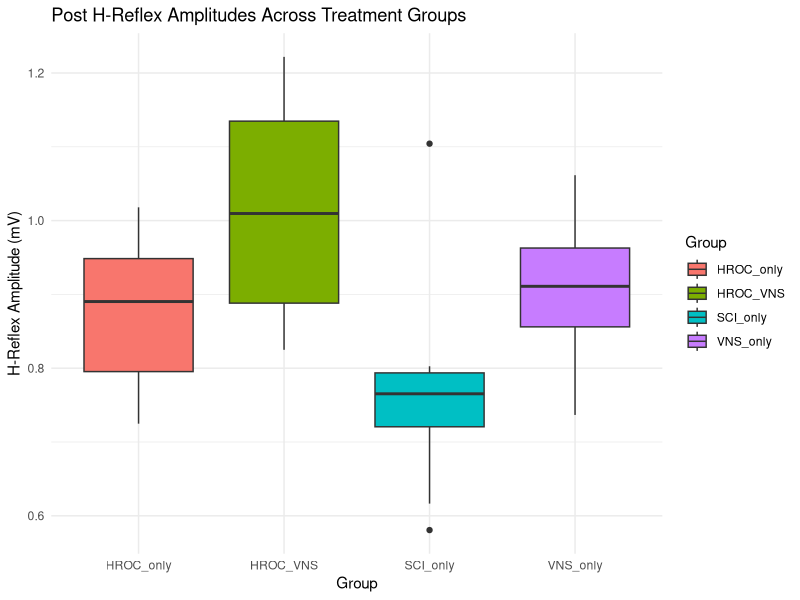
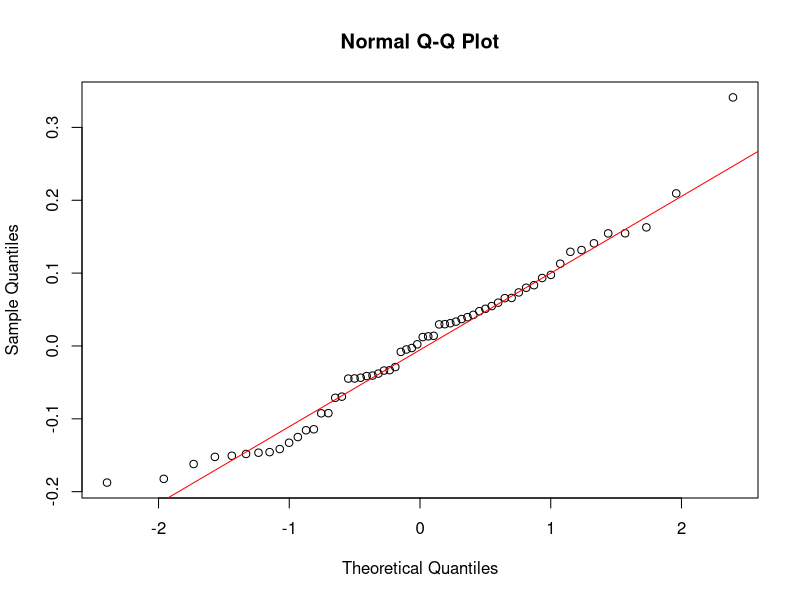
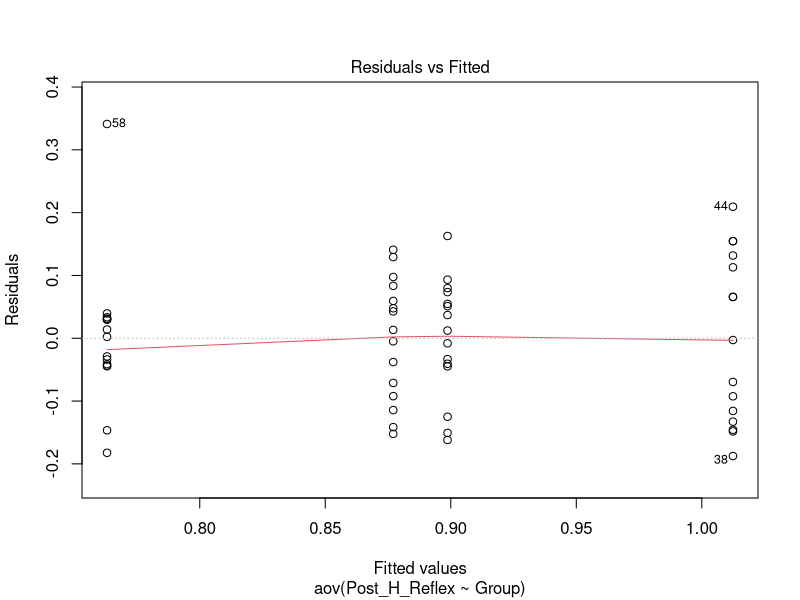

R code for these plots, in order:
# Load necessary libraries
library(ggplot2)
library(dplyr)
library(pwr)
library(lme4)
library(car)

# Set seed for reproducibility
set.seed(42)

# Simulate sample data
n_per_group <- 15  # Number of participants per group
groups <- c("HROC_only", "VNS_only", "HROC_VNS", "SCI_only")
data <- data.frame(
  ID = 1:(n_per_group * length(groups)),
  Group = rep(groups, each = n_per_group),
  Pre_H_Reflex = rnorm(n_per_group * length(groups), mean = 0.8, sd = 0.1),
  Post_H_Reflex = c(
    rnorm(n_per_group, mean = 0.85, sd = 0.12),
    rnorm(n_per_group, mean = 0.88, sd = 0.12),
    rnorm(n_per_group, mean = 1.0, sd = 0.12),
    rnorm(n_per_group, mean = 0.78, sd = 0.12)
  )
)

# View summary statistics
print(summary(data))

# Visualize pre- and post-intervention data by group
plot <- ggplot(data, aes(x = Group, y = Post_H_Reflex, fill = Group)) +
  geom_boxplot() +
  theme_minimal() +
  labs(title = "Post H-Reflex Amplitudes Across Treatment Groups",
       y = "H-Reflex Amplitude (mV)")
print(plot)

# Perform paired t-tests within each group
results_t_tests <- data %>%
  group_by(Group) %>%
  summarise(
    t_test_result = list(t.test(Post_H_Reflex, Pre_H_Reflex, paired = TRUE)),
    p_value = t_test_result[[1]]$p.value
  )
print(results_t_tests)

# Run one-way ANOVA to compare means between groups
anova_result <- aov(Post_H_Reflex ~ Group, data = data)
print(summary(anova_result))
# Df Sum Sq Mean Sq F value   Pr(>F)    
# Group        3 0.4699 0.15662   12.65 2.01e-06 ***
#   Residuals   56 0.6932 0.01238      

# Assumption checks for ANOVA

# Shapiro-Wilk test for normality
shapiro_results <- by(data$Post_H_Reflex, data$Group, function(x) shapiro.test(x))
print(shapiro_results) # p-value > 0.05, Normal Distribution
# Shapiro-Wilk normality test
# data:  x
# W = 0.94627, p-value = 0.4677

# QQ plot for residuals
qqnorm(residuals(anova_result))
qqline(residuals(anova_result), col = "red")

# Residuals vs fitted values plot
plot(anova_result, which = 1)

# Homogeneity of variances using Levene's Test
levene_test_result <- leveneTest(Post_H_Reflex ~ Group, data = data)
print(levene_test_result)

# H0: Population variances are equal (p-value = 0.1481)
# Fail to reject null hypothesis that variances are equal


# Check independence (assumed met due to random sampling)

# If assumptions are met, proceed to Tukey's post-hoc test

# Tukey's HSD test for post-hoc comparisons
tukey_result <- TukeyHSD(anova_result)
print(tukey_result)
# Tukey multiple comparisons of means
# 95% family-wise confidence level
# Fit: aov(formula = Post_H_Reflex ~ Group, data = data)

# $Group
# diff         lwr          upr     p adj
# HROC_VNS-HROC_only  0.13534113  0.02777135  0.242910917 0.0081231
# SCI_only-HROC_only -0.11401673 -0.22158651 -0.006446947 0.0337584
# VNS_only-HROC_only  0.02163056 -0.08593922  0.129200342 0.9508037
# SCI_only-HROC_VNS  -0.24935786 -0.35692765 -0.141788082 0.0000005
# VNS_only-HROC_VNS  -0.11371057 -0.22128036 -0.006140793 0.0344087
# VNS_only-SCI_only   0.13564729  0.02807751  0.243217071 0.0079485

# Conduct power analysis
effect_size <- cohen.ES(test = "f", size = "medium")
power_analysis <- pwr.anova.test(k = length(groups), f = effect_size$effect.size, sig.level = 0.05, power = 0.8)
print(power_analysis)

# Write an explanation of results
cat("\nExplanation of Results:\n")
cat("The ANOVA results indicate whether there is a statistically significant difference in H-reflex amplitude across the four groups.\n")
cat("If the p-value from the ANOVA is less than 0.05, we reject the null hypothesis, which states there is no difference between groups.\n")
cat("The post-hoc Tukey test will specify which groups have significant differences in H-reflex amplitude.\n")
